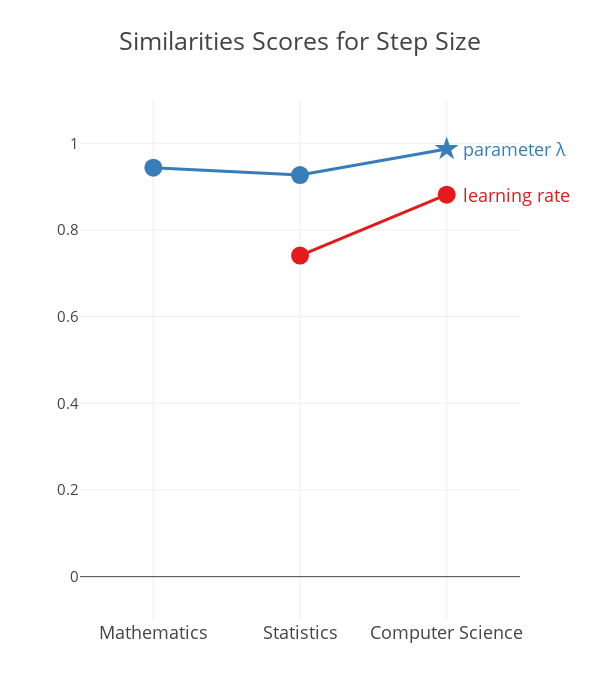

Here is the notebook cell this chart was saved with:
### Code cell
word1 = 'step_size'
test_words = ['learning_rate','parameter_λ']
word1_title = word1_plot_title(word1)
similarity_plots(word1, test_words, word1_title)

### Figure 1 — Plotly figure (JSON) as saved in the notebook; plotly's stock layout.template omitted (floating-point values rounded to 4 significant figures)
{"data": [{"line": {"width": 3}, "marker": {"color": "rgb(228,26,28)", "size": 18, "symbol": ["circle", "circle", "circle"]}, "mode": "markers+lines", "type": "scatter", "x": ["Mathematics", "Statistics", "Computer Science"], "y": [null, "0.7409562760375761", "0.8814717921015751"]}, {"line": {"width": 3}, "marker": {"color": "rgb(55,126,184)", "size": 18, "symbol": ["circle", "circle", "star"]}, "mode": "markers+lines", "type": "scatter", "x": ["Mathematics", "Statistics", "Computer Science"], "y": ["0.9439335373125881", "0.9268710827166333", "0.9869723565362108"]}], "layout": {"annotations": [{"font": {"color": "rgb(228,26,28)", "size": 18}, "showarrow": false, "text": "learning rate", "x": "Computer Science", "xanchor": "left", "xshift": 14.3, "y": "0.8814717921015751"}, {"font": {"color": "rgb(55,126,184)", "size": 18}, "showarrow": false, "text": "parameter λ", "x": "Computer Science", "xanchor": "left", "xshift": 14.3, "y": "0.9869723565362108"}], "autosize": false, "height": 700, "showlegend": false, "title": "Similarities Scores for Step Size", "titlefont": {"size": 25}, "width": 600, "xaxis": {"range": [-0.5, 2.5], "showgrid": true, "showticklabels": true, "tickfont": {"size": 18}, "tickvals": [0, 1, 2], "zeroline": false}, "yaxis": {"range": [-0.1, 1.1], "showgrid": true, "showticklabels": true, "tickfont": {"size": 15}, "zeroline": true}}}
